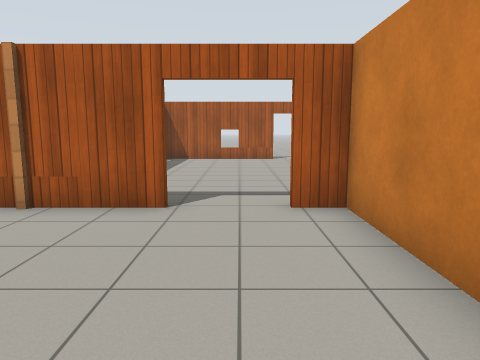
View 1 (above)

12 first-person views from a walk through a world built for the Gazebo simulator. The camera is 1.2 m above the floor, tilts 8° down and sees 70° across. The floor is counted in squares, 1 m on a side. Each view is taken from the middle of a square. On the plan, view 1 faces up. The plan holds only what a view shows up to about 14 squares ahead; the rest is blank. Gazebo's built-in surfaces are drawn with simple patterns.

View 2
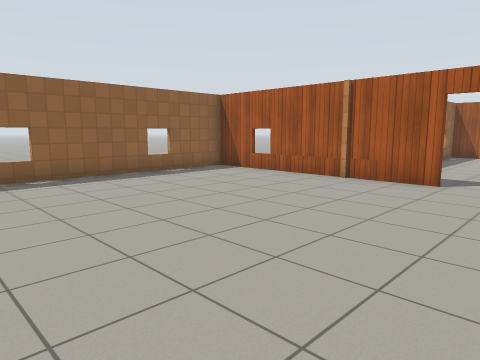

View 3
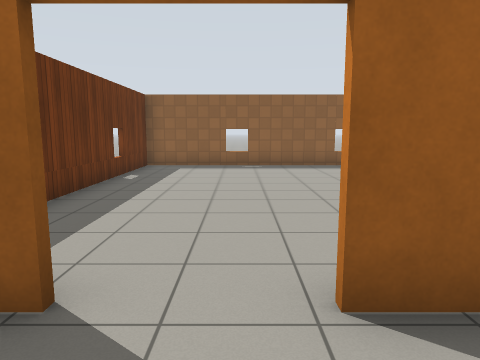

View 4
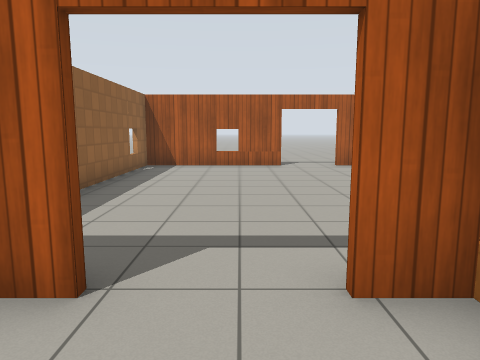

View 5
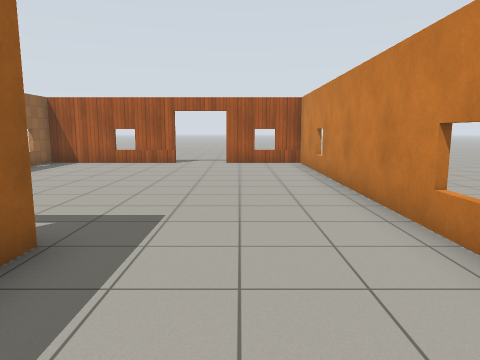

View 6
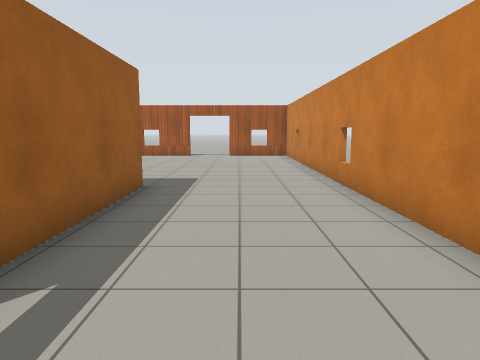

View 7
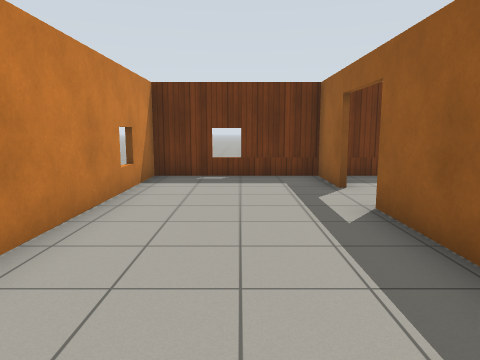

View 8
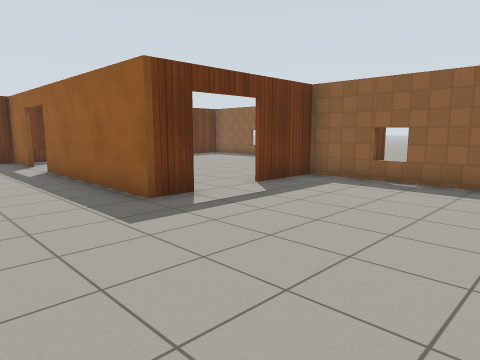

View 9
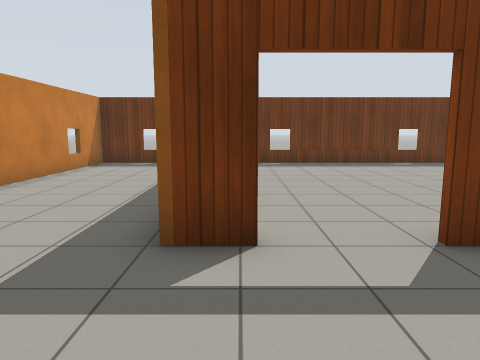

View 10
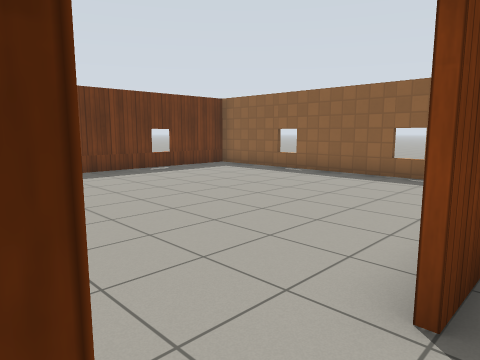

View 11
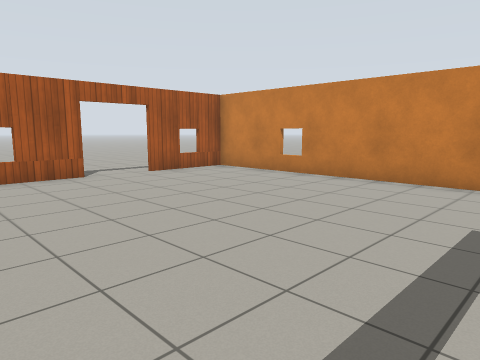

View 12
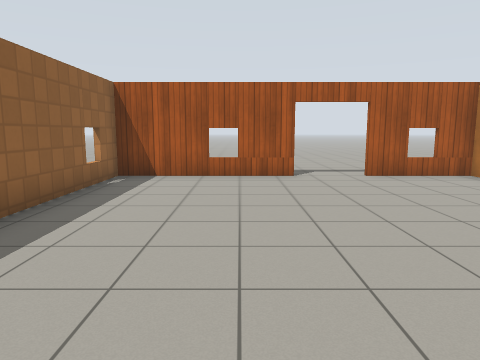

### Floor plan
Ten units are one square. View 1 is at (0, 0); x grows to the right and y downward. Boxes are objects, and circles mark ways between rooms. Rooms are numbered by the first view taken in them; rooms with no view inside come last. Other rooms are left out.
<svg viewBox="-88 -158 157 206">
<path fill="none" stroke="#000" d="M-11 -54 -83 -54 -83 43 12 43M17 -22 17 -54 8 -54M8 -55 18 -55 18 4M15 -153 -33 -153 -33 -55 -11 -55M18 23 18 43 64 43 64 -153 34 -153"/>
<circle cx="-5" cy="-50" r="3" fill="#2a7"/>
<circle cx="20" cy="15" r="3" fill="#2a7"/>
<text x="-30" y="-10">1</text>
<text x="20" y="-80">2</text>
</svg>
Room 1 opens to room 2.

Where each view was taken, in squares from view 1:
view 1: 0 up, 0 right, facing up
view 2: 3 down, 1 right, facing up-left
view 3: 1 down, 4 right, facing left
view 4: 3 up, 0 right, facing up
view 5: 2 up, 4 right, facing up
view 6: 2 down, 4 right, facing up
view 7: 5 up, 4 right, facing down
view 8: 11 up, 5 right, facing down-left
view 9: 9 up, 1 right, facing down
view 10: 6 up, 1 right, facing down-left
view 11: 6 up, 2 left, facing up-right
view 12: 6 up, 0 right, facing up
